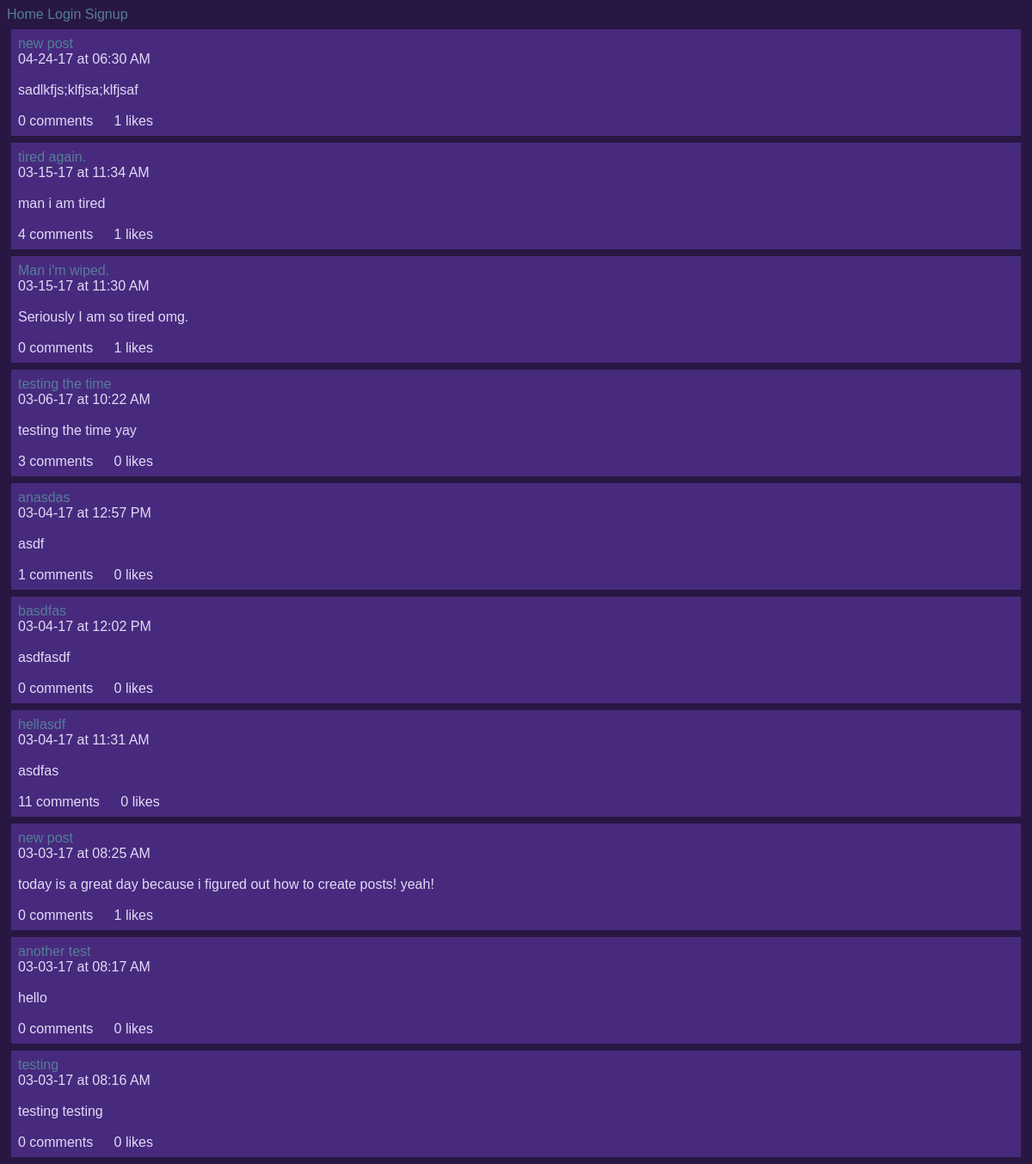
Screenshot of /ben/posts/ with the database file from the repository.
### posts/models.py (models this page shows)
class Post(models.Model):
        title = models.CharField(max_length=100)
        pub_date = models.DateTimeField('date published', auto_now_add=True)
        body = models.TextField()
        user = models.ForeignKey(User, on_delete=models.CASCADE, null=True)
        def utc_to_local(self, utc_datetime):
	        return utc_datetime.astimezone(tz=None)
        def __str__(self):
	        date = self.utc_to_local(self.pub_date).strftime('%m-%d-%y')
	        time = self.utc_to_local(self.pub_date).strftime('%I:%M %p')
	        return '%s at %s \n\n %s \n\n' % (date, time, self.body)

### posts/views.py (the view)
def index(request, username):
	try:
		User.objects.get(username=username)
	except:
		return render(request, 'posts/index.html', {'username': None})
	return render(request, 'posts/index.html', {'username': User.objects.get(username=username)})

### posts/templates/posts/index.html (shortened to what this page needs)
{% extends 'Blog/base.html' %}
{% load likes_features %}
{% block content %}
{% if username == None %}
	<h1>"Whoa dude, this user doesn't exist!"</h1>
{% else %}
	{% for post in username.post_set.all reversed %}
		<div class="post">
			<a href={% url 'posts:display-post' username=username post_number=post.id %}>{{ post.title|linebreaksbr }}</a> <br>
			{{ post|linebreaksbr }}
			<span class="comments">
				{{ post.comment_set.count }} comments
			</span>
			<span class="likes" id="like_{{ post.id }}">
				{{ post.like_set.count }} likes
			</span>
		</div>
	{% endfor %}
{% endif %}
{% endblock content%}

### static/Blog/site.css (style rules this page uses)
a:link { text-decoration: none; color: #547E99; }
body { color: #E3DAF7; background-color: #281742; font-family: Arial, Georgia, serif; }
.post { background-color: #472A7D; padding: 8px; margin: 8px 5px; }
.comments { padding-right: 20px; color: #E3DAF7; }

### rows the page displays
Post: title "new post", pub_date+body "04-24-17 at 06:30 AM sadlkfjs;klfjsa;klfjsaf", comment_set.count "0", like_set.count "1"
Post: title "tired again.", pub_date+body "03-15-17 at 11:34 AM man i am tired", comment_set.count "4", like_set.count "1"
Post: title "Man i'm wiped.", pub_date+body "03-15-17 at 11:30 AM Seriously I am so tired omg.", comment_set.count "0", like_set.count "1"
Post: title "testing the time", pub_date+body "03-06-17 at 10:22 AM testing the time yay", comment_set.count "3", like_set.count "0"
Post: title "anasdas", pub_date+body "03-04-17 at 12:57 PM asdf", comment_set.count "1", like_set.count "0"
Post: title "basdfas", pub_date+body "03-04-17 at 12:02 PM asdfasdf", comment_set.count "0", like_set.count "0"
Post: title "hellasdf", pub_date+body "03-04-17 at 11:31 AM asdfas", comment_set.count "11", like_set.count "0"
Post: title "new post", pub_date+body "03-03-17 at 08:25 AM today is a great day because i figured out how to create posts! yeah!", comment_set.count "0", like_set.count "1"
Post: title "another test", pub_date+body "03-03-17 at 08:17 AM hello", comment_set.count "0", like_set.count "0"
Post: title "testing", pub_date+body "03-03-17 at 08:16 AM testing testing", comment_set.count "0", like_set.count "0"
